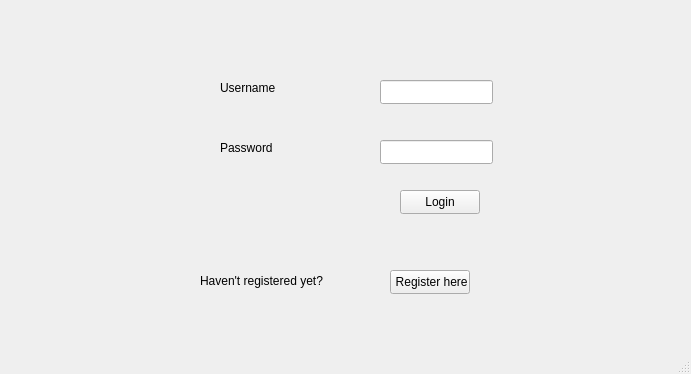
<?xml version="1.0" encoding="UTF-8"?>
<ui version="4.0">
 <class>customer</class>
 <widget class="QMainWindow" name="customer">
  <property name="geometry">
   <rect>
    <x>0</x>
    <y>0</y>
    <width>691</width>
    <height>374</height>
   </rect>
  </property>
  <property name="windowTitle">
   <string>MainWindow</string>
  </property>
  <widget class="QWidget" name="centralwidget">
   <widget class="QLineEdit" name="inputusername">
    <property name="geometry">
     <rect>
      <x>380</x>
      <y>80</y>
      <width>113</width>
      <height>24</height>
     </rect>
    </property>
   </widget>
   <widget class="QLineEdit" name="inputpassword">
    <property name="geometry">
     <rect>
      <x>380</x>
      <y>140</y>
      <width>113</width>
      <height>24</height>
     </rect>
    </property>
    <property name="echoMode">
     <enum>QLineEdit::Password</enum>
    </property>
   </widget>
   <widget class="QLabel" name="usernamelabel">
    <property name="geometry">
     <rect>
      <x>220</x>
      <y>80</y>
      <width>71</width>
      <height>16</height>
     </rect>
    </property>
    <property name="text">
     <string>Username</string>
    </property>
   </widget>
   <widget class="QLabel" name="passwordlabel">
    <property name="geometry">
     <rect>
      <x>220</x>
      <y>140</y>
      <width>61</width>
      <height>16</height>
     </rect>
    </property>
    <property name="text">
     <string>Password</string>
    </property>
   </widget>
   <widget class="QPushButton" name="loginbutton">
    <property name="geometry">
     <rect>
      <x>400</x>
      <y>190</y>
      <width>80</width>
      <height>24</height>
     </rect>
    </property>
    <property name="text">
     <string>Login</string>
    </property>
   </widget>
   <widget class="QPushButton" name="registerbutton">
    <property name="geometry">
     <rect>
      <x>390</x>
      <y>270</y>
      <width>80</width>
      <height>24</height>
     </rect>
    </property>
    <property name="text">
     <string> Register here</string>
    </property>
   </widget>
   <widget class="QLabel" name="label">
    <property name="geometry">
     <rect>
      <x>200</x>
      <y>270</y>
      <width>181</width>
      <height>21</height>
     </rect>
    </property>
    <property name="text">
     <string>Haven't registered yet?</string>
    </property>
   </widget>
  </widget>
  <widget class="QMenuBar" name="menubar">
   <property name="geometry">
    <rect>
     <x>0</x>
     <y>0</y>
     <width>691</width>
     <height>21</height>
    </rect>
   </property>
  </widget>
  <widget class="QStatusBar" name="statusbar"/>
 </widget>
 <resources/>
 <connections/>
</ui>
